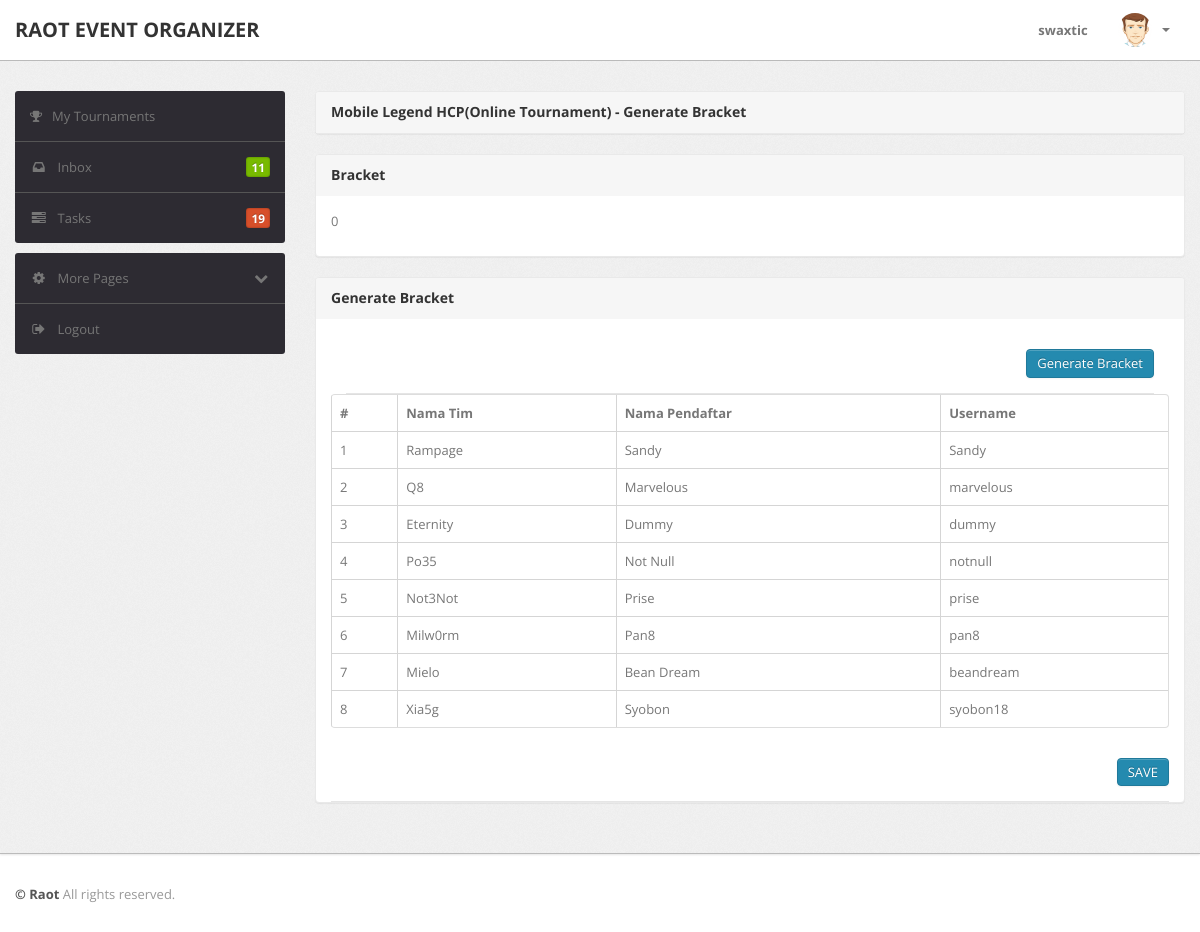
/panitia/bracket.php?detail=13 (signed in), run on the app's committed database.
### tables this page shows
CREATE TABLE `event` (
  `idEvent` int(11) NOT NULL,
  `nm_event` varchar(50) NOT NULL,
  `foto` varchar(50) NOT NULL,
  `game` varchar(28) NOT NULL,
  `platform` varchar(15) NOT NULL,
  `tgl` date NOT NULL,
  `deskripsi` text NOT NULL,
  `rules` text NOT NULL,
  `alamat` varchar(32) NOT NULL,
  `mode` tinyint(1) NOT NULL,
  `uplink` int(5) NOT NULL,
  `tgl_upload` date NOT NULL,
  `slot` int(2) NOT NULL
);

CREATE TABLE `daftarevent` (
  `id_user` int(11) NOT NULL,
  `tim` varchar(18) NOT NULL,
  `id_event` int(11) NOT NULL,
  `status` int(1) NOT NULL DEFAULT '0'
);

CREATE TABLE `panitia` (
  `nick` varchar(16) NOT NULL,
  `nama` varchar(28) NOT NULL,
  `email` varchar(28) NOT NULL,
  `pass` varchar(255) NOT NULL,
  `id_panitia` int(11) NOT NULL
);

### panitia/bracket.php (the view, shortened to what this page needs)
<!DOCTYPE html>
<html lang="en">
<?php
    include 'config.php';
    $id =$_GET['detail'];
    $sql     ="select * from event where idEvent='$id'";
    $que     = mysqli_query($konak,$sql);
    $res     = mysqli_fetch_array($que);
    $tes     = $res['uplink'];
    if(!isset($_SESSION['status'])){
        header("location:../login.php");
    }else{
?>
<head>
    <head>
        <link type="text/css" href="bootstrap/css/bootstrap.min.css?t[timestamps]" rel="stylesheet">
        <link type="text/css" href="bootstrap/css/bootstrap-responsive.min.css" rel="stylesheet">
        <link type="text/css" href="css/theme.css" rel="stylesheet">
        <link type="text/css" href="images/icons/css/font-awesome.css" rel="stylesheet">
        <link rel="stylesheet" href="https://cdnjs.cloudflare.com/ajax/libs/font-awesome/4.7.0/css/font-awesome.min.css">
        <link type="text/css" href="../bracket/jquery.bracket.min.css" rel="stylesheet"/>
    </head>
    <?php include 'header.php'?>
        <div class="wrapper">
            <div class="container">
                <div class="row">
                    <div class="span3">
                        <div class="sidebar">
                            <ul class="widget widget-menu unstyled">
                                <li class="active"><a href="index.php"><i class="menu-icon fa fa-trophy"></i>My Tournaments
                                </a></li>
                                <li><a href="message.php"><i class="menu-icon icon-inbox"></i>Inbox <b class="label green pull-right">
                                    11</b> </a></li>
                                <li><a href="task.php"><i class="menu-icon icon-tasks"></i>Tasks <b class="label orange pull-right">
                                    19</b> </a></li>
                            </ul>
                            <ul class="widget widget-menu unstyled">
                                <li><a class="collapsed" data-toggle="collapse" href="#togglePages"><i class="menu-icon icon-cog">
                                </i><i class="icon-chevron-down pull-right"></i>More Pages </a>
                                </li>
                                <li><a href="#"><i class="menu-icon icon-signout"></i>Logout </a></li>
                            </ul>
                        </div>
                    </div>
                    <div class="span9">
					<div class="content">
                    <div class="module">
                                <div class="module-head">
                                    <h3>
                                        <?php echo $res['nm_event']; ?> - Generate Bracket</h3>
                                </div>
                    </div>
                    <div class="module">
                                <div class="module-head">
                                    <h3>
                                        Bracket</h3>
                                </div>
                                <div class="module-body" id="contents">
                                <p>0</p>
                                </div>
                    </div>
                <div class="module">
                    <div class="module-head">
                        <h3>
                            Generate Bracket</h3>
                        </div>
                        <div class="module-body">
                        <div class="module-option clearfix">
                                    <div class="pull-right">
                                        <a href="#" class="btn btn-primary" id="generate" >Generate Bracket</a>
                                    </div>
                                </div>
                        <div class="row-fluid">
                        <table class="table table-bordered">
                        <thead>
							<tr>
							<th>#</th>
							<th>Nama Tim</th>
							<th>Nama Pendaftar</th>
							<th>Username</th>
							</tr>
						</thead>
                        <?php
                            $sql     = "SELECT event.idEvent, event.nm_event, daftarevent.status, daftarevent.id_user, panitia.nama, panitia.nick, daftarevent.tim
                            FROM daftarevent JOIN panitia
                            ON daftarevent.id_user = panitia.id_panitia
                            JOIN event
                            ON event.idEvent = daftarevent.id_event
                            WHERE event.idEvent = $id AND daftarevent.status= '1'";
                            $que     = mysqli_query($konak,$sql);
                            $r=0;
                            while ($res=mysqli_fetch_array($que)){
                            $r++;
                    ?>
								  <tbody>
									<tr>
									  <td><?php echo $r; ?></td>
									  <td><?php echo $res['tim']; ?></td>
									  <td><?php echo $res['nama']; ?></td>
									  <td><?php echo $res['nick']; ?></td>
									</tr>
                                  </tbody>
                            <?php
                            }
                            ?>
                            </table>
                        </div>
                    </div>
                    <div class="module-option clearfix">
                                    <div class="pull-right">
                                        <a href="#" class="btn btn-primary">SAVE</a>
                                    </div>
                                </div>
                    </div>
					</div>
				</div>
                </div>
            </div>
        </div>
        <div class="footer">
            <div class="container">
                <b class="copyright">&copy; Raot </b>All rights reserved.
            </div>
        </div>
    </body>
	<?php
    }
?>

### panitia/css/theme.css (style rules this page uses)
body { font-size: 13px; font-family: 'Open Sans', Arial, sans-serif; background: #fff; color: #777 }
h1, h2, h3, h4, h5, h6 { color: #333; margin-top: 0 }
h3 { font-size: 20px }
strong, b { color: #555 }
.wrapper { background: url(../images/bg.png) #eee; border-bottom: 1px solid #bbb; -webkit-box-shadow: 0 1px 2px rgba(0,0,0,0.1); -moz-box-shadow: 0 1px 2px rgba(0,0,0,0.1); box-shadow: 0 1px 2px rgba(0,0,0,0.1); padding: 30px 0 }
.footer { color: #999; padding: 30px 0 60px }
body [class^="icon-"], body [class*=" icon-"] { font-size: 14px; line-height: 20px; height: 20px }
.module { background: #fff; -webkit-border-radius: 3px; -moz-border-radius: 3px; border-radius: 3px; border: 1px solid #ccc; border-bottom-color: #bbb; -webkit-box-shadow: 0 0 1px rgba(0,0,0,0.2); -moz-box-shadow: 0 0 1px rgba(0,0,0,0.2); box-shadow: 0 0 1px rgba(0,0,0,0.2); margin-bottom: 30px }
.btn, .btn-box { -webkit-border-radius: 3px; -moz-border-radius: 3px; border-radius: 3px }
.btn { font-size: 13px; font-weight: 600 }
.btn { display: inline-block; margin-bottom: 0; font-weight: 400; text-align: center; vertical-align: middle; cursor: pointer; background-image: none; border: 1px solid transparent; white-space: nowrap; padding: 4px 10px; font-size: 13px; line-height: 1.42857; border-radius: 4px; -webkit-user-select: none; -moz-user-select: none; -ms-user-select: none; user-select: none }
.btn-primary { color: #fff; background-color: #248aaf; border-color: #20799a }
.table { margin-bottom: 0 }
.table th, .table td { border-color: #d5d5d5!important }
.table-bordered thead:first-child tr:first-child>th:first-child, .table-bordered tbody:first-child tr:first-child>td:first-child { -webkit-border-top-left-radius: 2px; -moz-border-radius-topleft: 2px; border-top-left-radius: 2px }
.table-bordered thead:first-child tr:first-child>th:last-child, .table-bordered tbody:first-child tr:first-child>td:last-child { -webkit-border-top-right-radius: 2px; -moz-border-radius-topright: 2px; border-top-right-radius: 2px }
.table-bordered thead:last-child tr:last-child>th:first-child, .table-bordered tbody:last-child tr:last-child>td:first-child, .table-bordered tfoot:last-child tr:last-child>td:first-child { -webkit-border-bottom-left-radius: 2px; -moz-border-radius-bottomleft: 2px; border-bottom-left-radius: 2px }
.table-bordered thead:last-child tr:last-child>th:last-child, .table-bordered tbody:last-child tr:last-child>td:last-child, .table-bordered tfoot:last-child tr:last-child>td:last-child { -webkit-border-bottom-right-radius: 2px; -moz-border-radius-bottomright: 2px; border-bottom-right-radius: 2px }
.widget-menu { background: #fff; -webkit-border-radius: 3px; -moz-border-radius: 3px; border-radius: 3px; overflow: hidden }
.widget-menu a { color: #555; display: block; line-height: 20px; padding: 15px; text-decoration: none!important }
.widget-menu .menu-icon { margin-right: 10px; color: #767676; -webkit-transition: all .2s ease-in-out; -moz-transition: all .2s ease-in-out; transition: all .2s ease-in-out; }
.widget-menu .label { background: #888; -webkit-box-shadow: 0 0 2px rgba(0,0,0,0.4) inset; -moz-box-shadow: 0 0 2px rgba(0,0,0,0.4) inset; box-shadow: 0 0 2px rgba(0,0,0,0.4) inset; -webkit-border-radius: 3px; -moz-border-radius: 3px; border-radius: 3px; line-height: 20px; padding: 0 5px }
.widget-menu .label.green { background: #78ba00 }
.widget-menu .label.orange { background: #d74f2a }
.widget-menu>li+li { border-top: 1px solid #555 }
.widget-menu>li>a { background-color: #2d2b32; color: #767676; -webkit-transition: all .2s ease-in-out; -moz-transition: all .2s ease-in-out; transition: all .2s ease-in-out; }
.widget-menu>li>a .icon-chevron-down { display: none }
.widget-menu>li>a.collapsed .icon-chevron-down { display: block }
.module { box-shadow: 0 0 3px rgba(0,0,0,.1); border-color: #e9e9e9; margin-bottom: 20px; background-color: #fff; border-radius: 4px; -webkit-box-shadow: 0 1px 1px rgba(0,0,0,.05); box-shadow: 0 1px 1px rgba(0,0,0,.05); }
.module-head { color: #767676; background-color: #f6f6f6; border-color: #e9e9e9; padding: 10px 15px; border-bottom: 1px solid transparent; border-top-right-radius: 3px; border-top-left-radius: 3px; }
.module-head h3 { font-size: 14px; line-height: 20px; height: 20px; margin: 0 }
.module-option { border-bottom: 1px solid #e5e5e5; padding: 15px 0; margin: 0 15px }
.module-body { padding: 15px }

### data on the page
event: nm_event "Mobile Legend HCP(Online Tournament)"
daftarevent: tim "Rampage", panitia.nama "Sandy", panitia.nick "Sandy"
daftarevent: tim "Q8", panitia.nama "Marvelous", panitia.nick "marvelous"
daftarevent: tim "Eternity", panitia.nama "Dummy", panitia.nick "dummy"
daftarevent: tim "Po35", panitia.nama "Not Null", panitia.nick "notnull"
daftarevent: tim "Not3Not", panitia.nama "Prise", panitia.nick "prise"
daftarevent: tim "Milw0rm", panitia.nama "Pan8", panitia.nick "pan8"
daftarevent: tim "Mielo", panitia.nama "Bean Dream", panitia.nick "beandream"
daftarevent: tim "Xia5g", panitia.nama "Syobon", panitia.nick "syobon18"

### other printed values
$_SESSION['nick'] "swaxtic"
